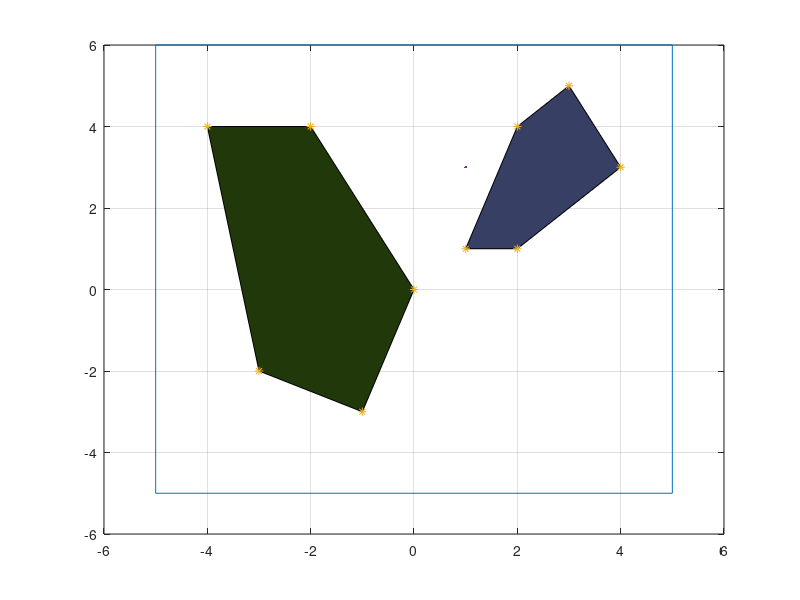

Write the MATLAB code that produced this figure. (Note: this script raises an error after producing the figure.)
clc

clear 
%% Input 

%Workspace

Ymax   = 6;
Ymin   =-5;
Xwidth =10;

W = [Ymax Ymin Xwidth]; % Assume (0,0) is origin


%extracting work space
w1 = [-W(3)/2 W(1)];
w2 = [W(3)/2 W(1)];
w3 = [W(3)/2 W(2)];
w4 = [-W(3)/2 W(2)];
w5 = [-W(3)/2 W(1)];


WorkSpace = [w1; w2; w3; w4; w5];

% Obsticles

Q1 = [-4 4 ;-2 4 ;0 0 ; -1 -3;-3 -2];
Q2 = [1 1; 2 1; 4 3; 3 5; 2 4];

P(:,:,1) = Q1;
P(:,:,2) = Q2;



%% algo

% Getting all x and y Vales
n=0;
for i =1:length(P(1,1,:))
    for j =1:length(P)
    n = n+1;
    Px(n) = P(j,1,i);
    Py(n) = P(j,2,i);
    end
end
Xobj = [Px;Px];

% getting points from left to right

for i =1:length(Px)
    xmin = min(Px);
    finder = find(Px ==xmin);
  
    if length(finder)>=2
        for j = 2:length(finder)
            finder(j) =[];
        end
    else
    end

    Px(finder) = [];
    STGx(i) = xmin;
    STGy(i) = Py(finder);
    Py(finder) = [];
end

% Creaing verticle line

for i = 1:length(STGx)
VLine(:,1,i) =  [STGx(i) Ymax];
VLine(:,2,i) =  [STGx(i) Ymin];

Vlinex(:,i) = [STGx(i) STGx(i)];
Vliney(:,i) = [Ymax Ymin];
end

% stoping the vertivcle line from going through the obsticle

n=0;
for i =1:length(P(1,1,:))
     
     Que = 1:length(P);
     Que = [length(P) Que 1];
    for j =1:length(P)
        n = n+1;

        P_current    = P(j,1,i);
        P_node_back  = P(Que(j),1,i);
        P_node_front = P(Que(j+2),1,i);

       if (P_current < min(P_node_front, P_node_back)) || (P_current > max(P_node_front, P_node_back))
            

       else 

           if mean(P(:,2,i)) > P(j,2,i)
                Vliney(:,n) = [P(j,2,i) Ymin];
           else
                Vliney(:,n) = [Ymax P(j,2,i)];
           end
           
        end
    end
end



%% Plotting

figure
plot(WorkSpace(:,1),WorkSpace(:,2),LineWidth=3);
grid on
hold on
for j =1: length(P(1,1,:))
X = P(:,1,j);
Y = P(:,2,j);
fill(X,Y,[rand(1) rand(1) rand(1)])
hold on 
end
hold on
plot(STGx,STGy,"*",LineWidth=3)
hold on

for i = 1:length(STGx)
plot(Xobj(:,i),Vliney(:,i),"black",linestyle = "--")
end

for i = 1:length(STGx)
plot(Xobj(:,i),Vliney(:,i),"b*")
end
legend("Work space","Obsticle 1","Obsticle 2","Vetex")

%% Getting polygons

%sweeping from left to right



n=0;
m=0;
xlast  = -W(3)/2;
ylast1 = Ymax;
ylast2 = Ymin;
for i =1:length(P(1,1,:))
     
     Que = 1:length(P);
     Que = [length(P) Que 1];
    for j =1:length(P)
        n = n+1;
        m = m+1;


        P_current    = [P(j,1,i) P(j,2,i)];
        P_node_back  = [P(Que(j),1,i) P(Que(j),2,i)];
        P_node_front = [P(Que(j+2),1,i) P(Que(j+2),2,i)];

       if (P_current(1) < min(P_node_front(1), P_node_back(1))) || (P_current(1) > max(P_node_front(1), P_node_back(1)))
            
            
        x1 = P(j,1,i);
        x2 = x1;
      
        x3 = xlast;
        x4 = x3;


        y1 =  Ymax;
        y2 =  Ymin;

        y3 = ylast1;
        y4 = ylast2;
%%%%%%%%%%%%%%%%%%%%%%%%%%%%%%%%%
        x1 = P(j,1,i);
        x4 = x1;
      
        x2 = xlast;
        x3 = x2;


        y1 =  Ymax;

        if y3 == Ymin
        y4 =  Ymin;
        else
        y4 = P(j,2,i);
        end
        y2 = ylast1;
        y3 = ylast2;


        Poly(:,:,m) = [x1 x2 x3 x4; y1 y2 y3 y4];

       else 
 
          
        x1 = P(j,1,i);
        x4 = x1;
      
        x2 = xlast;
        x3 = x2;


        y1 =  Vliney(1,j);
        y4 =  Vliney(2,j);

        y2 = ylast1;
        y3 = P(Que(j),2,i);


        Poly(:,:,m) = [x1 x2 x3 x4; y1 y2 y3 y4];    
       end

        xlast  = x1;
        Ylast1 = y1;
        ylast2 = y3;
hold on
X = Poly(1,:,n);
Y = Poly(2,:,n);
fill(X,Y,[rand(1) rand(1) rand(1)])
hold on 
    end
end

